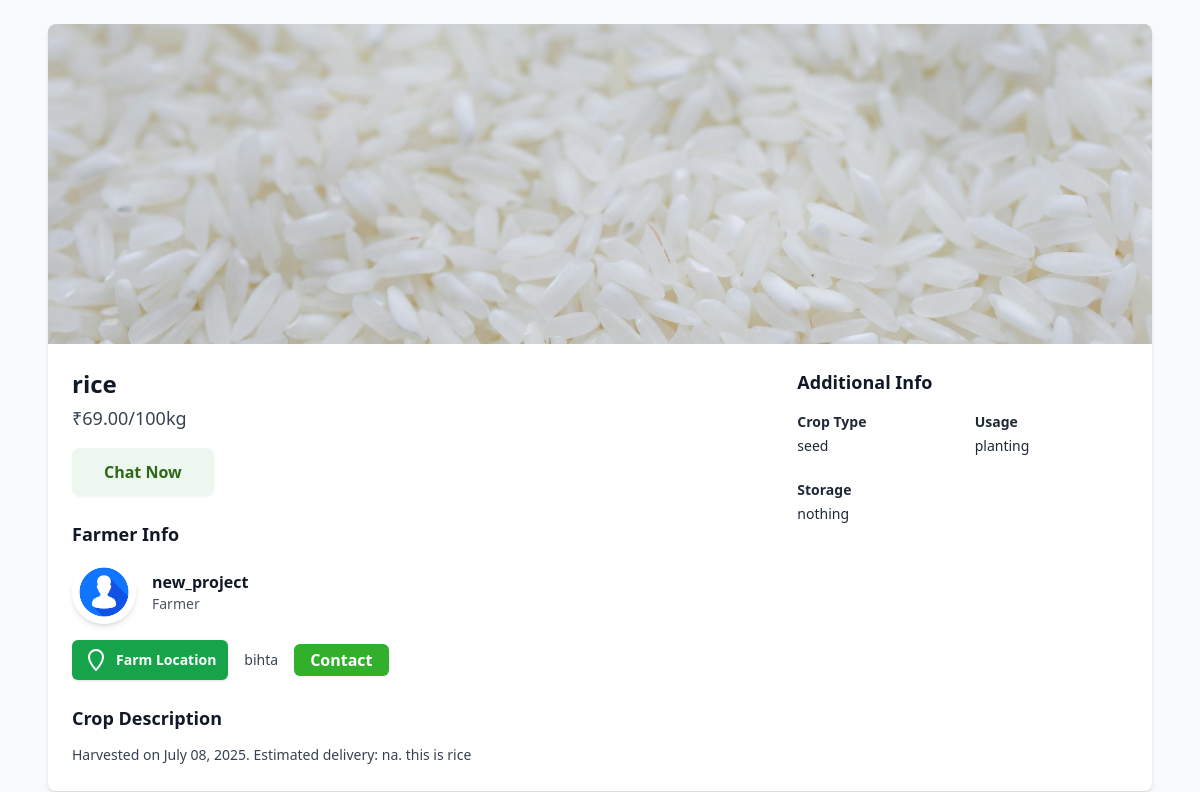
Screenshot of /product/2/ with the database file from the repository.
### products/models.py (models this page shows, shortened)
class Product(models.Model):
    seller = models.ForeignKey(CustomUser, on_delete=models.CASCADE, limit_choices_to={'role': 'farmer'})
    name = models.CharField(max_length=200)
    price_per_unit = models.DecimalField(max_digits=10, decimal_places=2)
    unit = models.CharField(max_length=50, default='kg') # जैसे kg, quintal
    description = models.TextField()
    crop_type = models.CharField(max_length=100, blank=True, null=True) # जैसे Long Grain
    usage = models.CharField(max_length=200, blank=True, null=True) # जैसे Pilafs, Biryanis
    storage_info = models.CharField(max_length=200, blank=True, null=True) # जैसे Store in a cool, dry place
    location = models.CharField(max_length=200) # किसान का स्थान
    product_image = models.ImageField(upload_to='product_images/', blank=True, null=True)
    harvest_date = models.DateField(blank=True, null=True)
    estimated_delivery = models.CharField(max_length=100, blank=True, null=True) # जैसे July 20-22

### core/models.py (models this page shows, shortened)
class CustomUser(AbstractUser):
    USER_ROLES = (
        ('buyer', 'Buyer'),
        ('farmer', 'Farmer'),
    )
    role = models.CharField(max_length=10, choices=USER_ROLES, default='buyer')
    phone_number = models.CharField(max_length=15, unique=True, blank=True, null=True)
    village = models.CharField(max_length=100, blank=True, null=True)
    crops_grown = models.TextField(blank=True, null=True) # केवल किसानों के लिए
    bio = models.TextField(blank=True, null=True) # केवल किसानों के लिए

### products/views.py (the view)
# urls.py: path('<int:product_id>/', views.product_detail_view, name='product_detail'),
def product_detail_view(request, product_id):
    product = get_object_or_404(Product, id=product_id)
    return render(request, 'products/product.html', {'product': product}) # product.html का उपयोग करें

### products/templates/products/product.html (shortened to what this page needs)
{% load static %}
<!DOCTYPE html>
<html lang="en">
<head>
<script src="https://cdn.tailwindcss.com"></script>
</head>
<body class="bg-gray-50 text-gray-900 font-sans antialiased">
  <main class="max-w-6xl mx-auto p-6">
    <section class="bg-white rounded-lg shadow-md overflow-hidden">
      <div>
        {% if product.product_image %}
            <img src="{{ product.product_image.url }}"
                 alt="{{ product.name }}"
                 class="w-full object-cover h-64 md:h-80"
                 onerror="this.onerror=null;this.src='https://placehold.co/600x400?text=No+Image';"
            />
        {% else %}
            <img src="https://placehold.co/600x400?text=No+Image"
                 alt="No Image"
                 class="w-full object-cover h-64 md:h-80"
            />
        {% endif %}
      </div>
      <div class="p-6 grid grid-cols-1 md:grid-cols-3 gap-8">
        <div class="md:col-span-2 space-y-6">
          <div>
            <h1 class="text-2xl font-semibold mb-1">{{ product.name }}</h1>
            <p class="text-gray-700 mb-4 text-lg">₹{{ product.price_per_unit }}/{{ product.unit }}</p>
            <div class="flex flex-col sm:flex-row gap-4 sm:items-center">
              <a href="{% url 'messages' %}" class="w-full sm:w-auto inline-block">
                <button class="btn-green-light py-3 px-8 rounded-lg font-semibold shadow-sm w-full sm:w-auto">
                  Chat Now
                </button>
              </a>
            </div>
          </div>
          <section>
            <h2 class="text-lg font-semibold mb-3">Farmer Info</h2>
            <div class="flex items-center space-x-4 mb-4">
              {% if product.seller.profile_picture %}
                  <img src="{{ product.seller.profile_picture.url }}" alt="{{ product.seller.username }}'s photo" class="w-16 h-16 rounded-full object-cover shadow-md" />
              {% else %}
                  <img src="{% static 'core/img/profile.jpg' %}" alt="Default Farmer Photo" class="w-16 h-16 rounded-full object-cover shadow-md" />
              {% endif %}
              <div>
                <p class="font-semibold">{{ product.seller.username }}</p>
                <p class="text-gray-600 text-sm">{{ product.seller.get_role_display }}</p>
              </div>
            </div>
            <div class="flex items-center space-x-4">
              <div class="flex items-center space-x-2 bg-green-600 text-white rounded-md py-2 px-3 shadow cursor-default select-none">
                <svg xmlns="http://www.w3.org/2000/svg" fill="none" viewBox="0 0 24 24" stroke="currentColor" class="w-6 h-6">
                  <path stroke-linecap="round" stroke-linejoin="round" stroke-width="2" d="M12 2a7 7 0 017 7c0 5.25-7 13-7 13S5 14.25 5 9a7 7 0 017-7z" />
                </svg>
                <span class="font-semibold text-sm">Farm Location</span>
              </div>
              <div class="text-gray-700 font-medium text-sm">{{ product.location }}</div>
              <button class="btn-green py-1 px-4 rounded-md font-semibold shadow-sm hover:bg-green-700 transition-colors">Contact</button>
            </div>
          </section>
          <section>
            <h2 class="text-lg font-semibold mb-3">Crop Description</h2>
            <p class="crop-desc max-w-prose text-gray-700 text-sm leading-relaxed">
              Harvested on {{ product.harvest_date|date:"F d, Y" }}. Estimated delivery: {{ product.estimated_delivery }}. {{ product.description }}
            </p>
          </section>
        </div>
          <section>
            <h2 class="text-lg font-semibold mb-4 select-none">Additional Info</h2>
            <div class="grid grid-cols-2 gap-6 text-gray-800 text-sm">
              <div>
                <p class="font-semibold mb-1 select-none">Crop Type</p>
                <p class="select-text">{{ product.crop_type }}</p>
              </div>
              <div>
                <p class="font-semibold mb-1 select-none">Usage</p>
                <p class="select-text">{{ product.usage }}</p>
              </div>
              <div>
                <p class="font-semibold mb-1 select-none">Storage</p>
                <p class="select-text">{{ product.storage_info }}</p>
              </div>
            </div>
          </section>
        </div>
    </section>
  </main>
</body>
</html>

### products/templates/products/product.html (style rules this page uses)
.btn-green { background-color: #32b02b; color: #ffffff; }
.btn-green-light { background-color: #ecf7ef; color: #2c6a17; }
.crop-desc { text-align: justify; line-height: 1.5; }

### rows the page displays
Product: product_image (picture), name "rice", price_per_unit "69.00", unit "100kg", seller.username "new_project", seller.role "Farmer", location "bihta", harvest_date "July 08, 2025", estimated_delivery "na", description "this is rice", crop_type "seed", usage "planting", storage_info "nothing"
